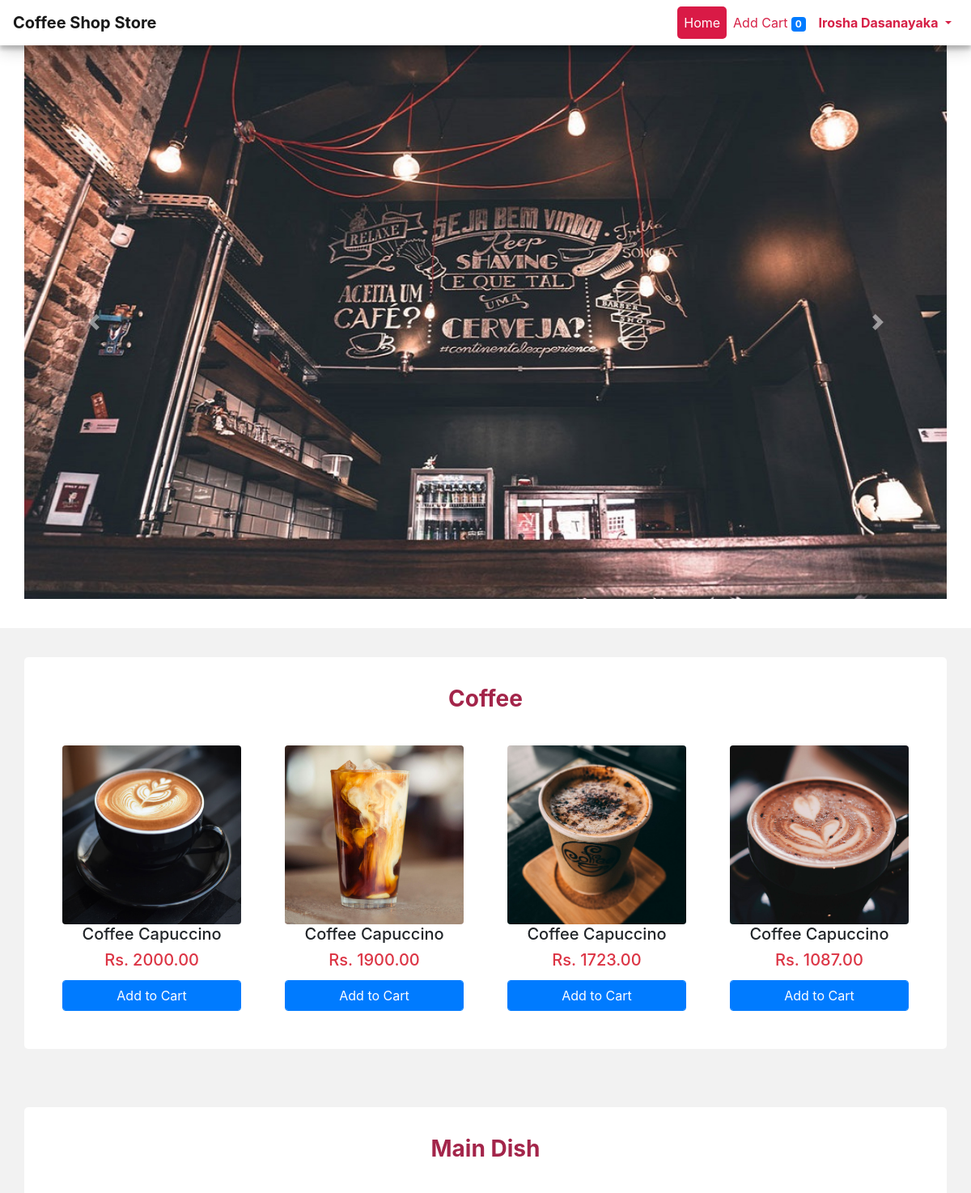
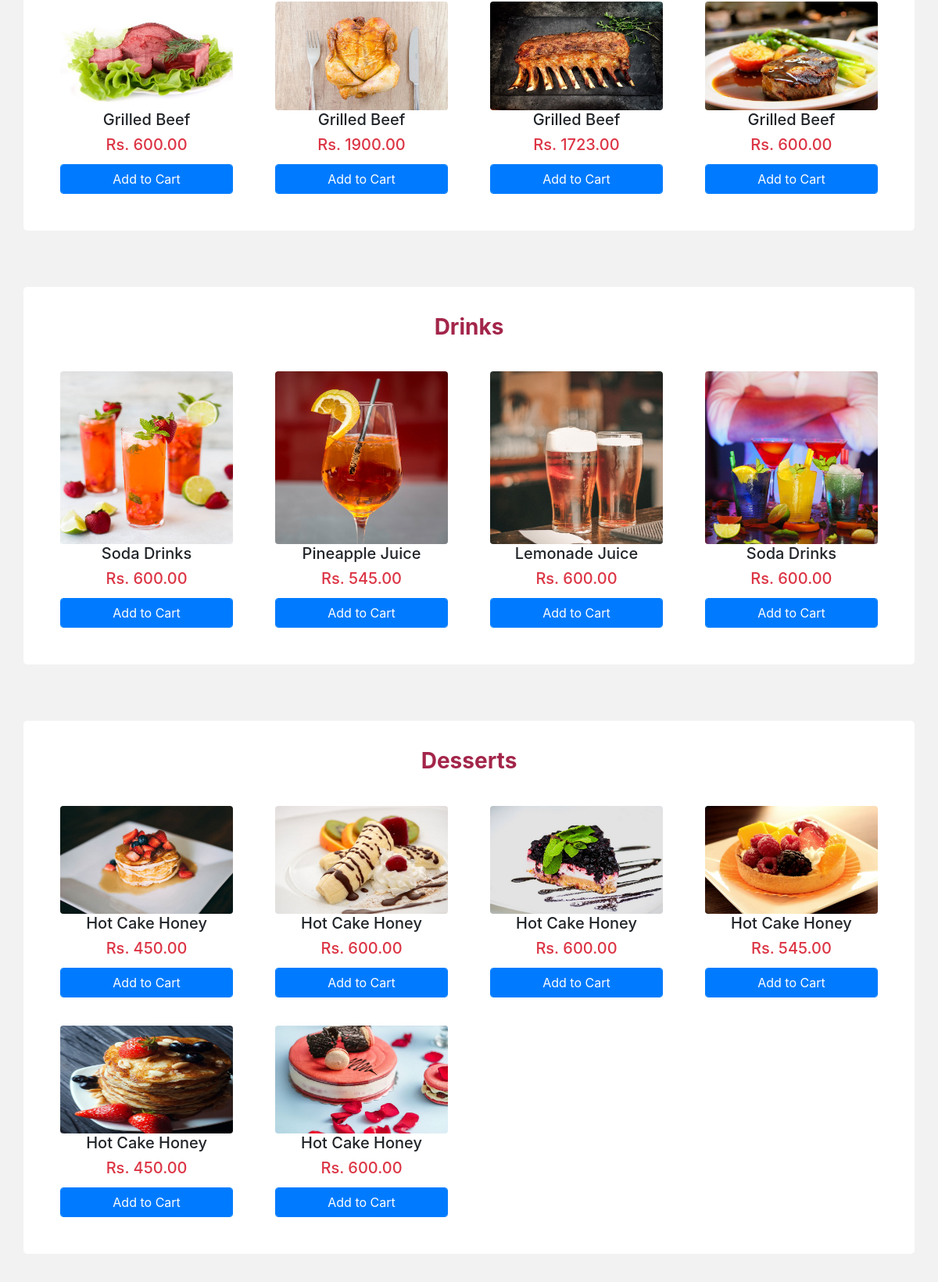
Screenshot of /in/index.php (signed in) with the database file from the repository (2 pictures, top to bottom).
### tables this page shows
CREATE TABLE `tbl_products` (
  `P_id` int(11) NOT NULL,
  `P_name` varchar(45) NOT NULL,
  `P_category` varchar(10) NOT NULL,
  `P_price` double(10,2) NOT NULL,
  `P_image` varchar(500) NOT NULL,
  `P_quantity` int(4) NOT NULL
);

### in/index.php (the view, shortened to what this page needs)
<?php
 include("../log/db.php");
 ?>
<!DOCTYPE html>
<html lang="en">
<head>
  <link rel="stylesheet" href="../bootstrap/css/bootstrap.min.css">
</head>
<body>
  <nav class="navbar sticky-top navbar-expand-lg navbar-light bg-light ">
      <span class="navbar-brand mb-0 h1"><b>Coffee Shop Store</b></span>
      <div class="collapse navbar-collapse" id="navbarSupportedContent">
        <ul class="nav navbar-nav navbar-right">
          <li class="nav-item ">
            <a class="nav-link active" href="index.php">
              Home
            </a>
          </li>
          <li class="nav-item">
            <a class="nav-link" href="add_cart.php">
              Add Cart
              <span class="badge badge-primary">
                <?php if(isset($_SESSION[""])) { echo count($_SESSION["shopping_cart"]); } else { echo '0';}?>
              </span>
            </a>
          </li>
          <li class="nav-item dropdown">
              <a class="nav-link dropdown-toggle" href="#" id="navbarDropdownMenuLink" role="button" data-toggle="dropdown" aria-haspopup="true" aria-expanded="false">
                <strong><?php echo ucfirst( $_SESSION['username']); ?></strong>
              </a>
          </li>
        </ul>
      </div>
  </nav>
  <div class="container-fluid" style="padding-top: 0%; background-color: #fff;">
    <div class="container" style="padding: 0%;">
        <div id="carouselExampleControls" class="carousel slide" data-ride="carousel">
            <div class="carousel-inner">
              <div class="carousel-item active">
                <img class="d-block w-100" src="images/banner/banner1.jpg" alt="First slide">
              </div>
            </div>
            <a class="carousel-control-prev" href="#carouselExampleControls" role="button" data-slide="prev">
              <span class="carousel-control-prev-icon" aria-hidden="true"></span>
            </a>
            <a class="carousel-control-next" href="#carouselExampleControls" role="button" data-slide="next">
              <span class="carousel-control-next-icon" aria-hidden="true"></span>
            </a>
        </div>
    </div>
  </div>
  <div class="container-fluid">
      <div class="container">
        <div class="row">
          <div class="col-md-12 col-lg-12" style="text-align: center; color: #a3254a;">
            <label><h3><b>Coffee</b></h3></label>
          </div>
          <div class="col-md-12 col-lg-12" >
                      <div class="row">
                           <?php
                           $query = "SELECT * FROM tbl_products WHERE P_category='Coffee' ORDER BY P_id DESC LIMIT 4";
                           $result = mysqli_query($conn, $query);
                           while($row = mysqli_fetch_array($result))
                           {
                           ?>
                           <div id="cards" class="col-md-3" style="margin-top:12px;">
                                <div  id="image"  style=" padding:12px; height:100%;" align="center">
                                     <img  src="<?php echo $row["P_image"]; ?>" class="img-fluid rounded img-responsive" /><br />
                                     <h5 ><?php echo $row["P_name"]; ?></h5>
                                     <h5 class="text-danger">Rs. <?php echo $row["P_price"]; ?></h5>
                                     <input type="button" name="add_to_cart" id="<?php echo $row["P_id"]; ?>" style="margin-top:5px;" class="btn btn-primary form-control add_to_cart" value="Add to Cart" />
                                </div>
                           </div>
                           <?php
                           }
                           ?>
                      </div>
          </div>
        </div>
      </div>
  </div>
  <div class="container-fluid">
      <div class="container">
        <div class="row">
          <div class="col-md-12 col-lg-12" style="text-align: center; color: #a3254a;">
            <label><h3><b>Main Dish</b></h3></label>
          </div>
          <div class="col-md-12 col-lg-12" >
                      <div class="row">
                           <?php
                           $query = "SELECT * FROM tbl_products WHERE P_category='Main Dish' ORDER BY P_id DESC LIMIT 4";
                           $result = mysqli_query($conn, $query);
                           while($row = mysqli_fetch_array($result))
                           {
                           ?>
                           <div id="cards" class="col-md-3" style="margin-top:12px;">
                                <div  id="image"  style=" padding:12px; height:100%;" align="center">
                                     <img  src="<?php echo $row["P_image"]; ?>" class="img-fluid rounded img-responsive" /><br />
                                     <h5 ><?php echo $row["P_name"]; ?></h5>
                                     <h5 class="text-danger">Rs. <?php echo $row["P_price"]; ?></h5>
                                     <input type="button" name="add_to_cart" id="<?php echo $row["P_id"]; ?>" style="margin-top:5px;" class="btn btn-primary form-control add_to_cart" value="Add to Cart" />
                                </div>
                           </div>
                           <?php
                           }
                           ?>
                      </div>
          </div>
        </div>
      </div>
  </div>
  <div class="container-fluid">
      <div class="container">
        <div class="row">
          <div class="col-md-12 col-lg-12" style="text-align: center; color: #a3254a;">
            <label><h3><b>Drinks</b></h3></label>
          </div>
          <div class="col-md-12 col-lg-12" >
                      <div class="row">
                           <?php
                           $query = "SELECT * FROM tbl_products WHERE P_category='Drinks' ORDER BY P_id DESC LIMIT 4";
                           $result = mysqli_query($conn, $query);
                           while($row = mysqli_fetch_array($result))
                           {
                           ?>
                           <div id="cards" class="col-md-3" style="margin-top:12px;">
                                <div  id="image"  style=" padding:12px; height:100%;" align="center">
                                     <img  src="<?php echo $row["P_image"]; ?>" class="img-fluid rounded img-responsive" /><br />
                                     <h5 ><?php echo $row["P_name"]; ?></h5>
                                     <h5 class="text-danger">Rs. <?php echo $row["P_price"]; ?></h5>
                                     <input type="button" name="add_to_cart" id="<?php echo $row["P_id"]; ?>" style="margin-top:5px;" class="btn btn-primary form-control add_to_cart" value="Add to Cart" />
                                </div>
                           </div>
                           <?php
                           }
                           ?>
                      </div>
          </div>
        </div>
      </div>
  </div>
  <div class="container-fluid">
      <div class="container">
        <div class="row">
          <div class="col-md-12 col-lg-12" style="text-align: center; color: #a3254a;">
            <label><h3><b>Desserts</b></h3></label>
          </div>
          <div class="col-md-12 col-lg-12" >
                      <div class="row">
                           <?php
                           $query = "SELECT * FROM tbl_products WHERE P_category='Desserts' ORDER BY P_id DESC LIMIT 9";
                           $result = mysqli_query($conn, $query);
                           while($row = mysqli_fetch_array($result))
                           {
                           ?>
                           <div id="cards" class="col-md-3" style="margin-top:12px;">
                                <div  id="image"  style=" padding:12px; height:100%;" align="center">
                                     <img  src="<?php echo $row["P_image"]; ?>" class="img-fluid rounded img-responsive" /><br />
                                     <h5 ><?php echo $row["P_name"]; ?></h5>
                                     <h5 class="text-danger">Rs. <?php echo $row["P_price"]; ?></h5>
                                     <input type="button" name="add_to_cart" id="<?php echo $row["P_id"]; ?>" style="margin-top:5px;" class="btn btn-primary form-control add_to_cart" value="Add to Cart" />
                                </div>
                           </div>
                           <?php
                           }
                           ?>
                      </div>
          </div>
        </div>
      </div>
  </div>
      </body>
 </html>

### in/index.php (style rules this page uses)
.container-fluid { padding-top: 3%; padding-bottom: 3%; background-color: #f2f2f2; }
.container { background-color: #fff; padding: 3%; border-radius: 5px; }
.navbar { box-shadow: 0 5px 5px 0 rgba(0, 0, 0, 0.2), 0 6px 20px 0 rgba(0, 0, 0, 0.19); }

### rows the page displays
tbl_products: P_image (picture), P_name "Coffee Capuccino", P_price "2000.00"
tbl_products: P_image (picture), P_name "Coffee Capuccino", P_price "1900.00"
tbl_products: P_image (picture), P_name "Coffee Capuccino", P_price "1723.00"
tbl_products: P_image (picture), P_name "Coffee Capuccino", P_price "1087.00"
tbl_products: P_image (picture), P_name "Grilled Beef", P_price "600.00"
tbl_products: P_image (picture), P_name "Grilled Beef", P_price "1900.00"
tbl_products: P_image (picture), P_name "Grilled Beef", P_price "1723.00"
tbl_products: P_image (picture), P_name "Grilled Beef", P_price "600.00"
tbl_products: P_image (picture), P_name "Soda Drinks", P_price "600.00"
tbl_products: P_image (picture), P_name "Pineapple Juice", P_price "545.00"
tbl_products: P_image (picture), P_name "Lemonade Juice", P_price "600.00"
tbl_products: P_image (picture), P_name "Soda Drinks", P_price "600.00"
tbl_products: P_image (picture), P_name "Hot Cake Honey", P_price "450.00"
tbl_products: P_image (picture), P_name "Hot Cake Honey", P_price "600.00"
tbl_products: P_image (picture), P_name "Hot Cake Honey", P_price "600.00"
tbl_products: P_image (picture), P_name "Hot Cake Honey", P_price "545.00"
tbl_products: P_image (picture), P_name "Hot Cake Honey", P_price "450.00"
tbl_products: P_image (picture), P_name "Hot Cake Honey", P_price "600.00"

### other values shown
$_SESSION['username'] "Irosha Dasanayaka"
